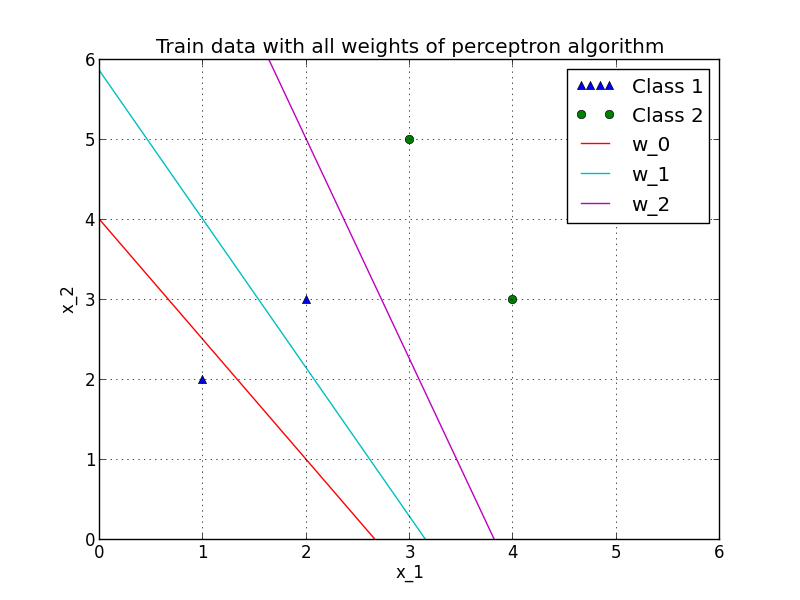

Generate this figure with Python:
import matplotlib.pyplot as plt
from matplotlib.legend_handler import HandlerLine2D
import numpy as np

import src.perceptron

train_data = [[1.0, 2.0, 4.0, 3.0], [2.0, 3.0, 3.0, 5.0]]
target_values = [1, 1, -1, -1]
weight = [4.0, -1.5, -1.0]
rate = 0.1

perceptron = src.perceptron.Perceptron(weight, rate, train_data, target_values)
weights_all = perceptron.train()

line1, = plt.plot(train_data[0][:2], train_data[1][:2], '^', label='Class 1')
plt.plot(train_data[0][2:], train_data[1][2:], 'o', label='Class 2')

t = np.arange(0.0, 6.0, 0.01)
for index, value in enumerate(weights_all):
    y = (-t * value[1] - value[0]) / value[2]
    line, = plt.plot(t, y, label="w_" + str(index))
    plt.legend(handler_map={line: HandlerLine2D(numpoints=4)})

axes = plt.gca()
axes.set_xlim([0.0, 6.0])
axes.set_ylim([0.0, 6.0])

plt.legend(handler_map={line1: HandlerLine2D(numpoints=4)})

plt.xlabel('x_1')
plt.ylabel('x_2')
plt.title('Train data with all weights of perceptron algorithm')
plt.grid(True)
plt.savefig("plot.png")
plt.show()
